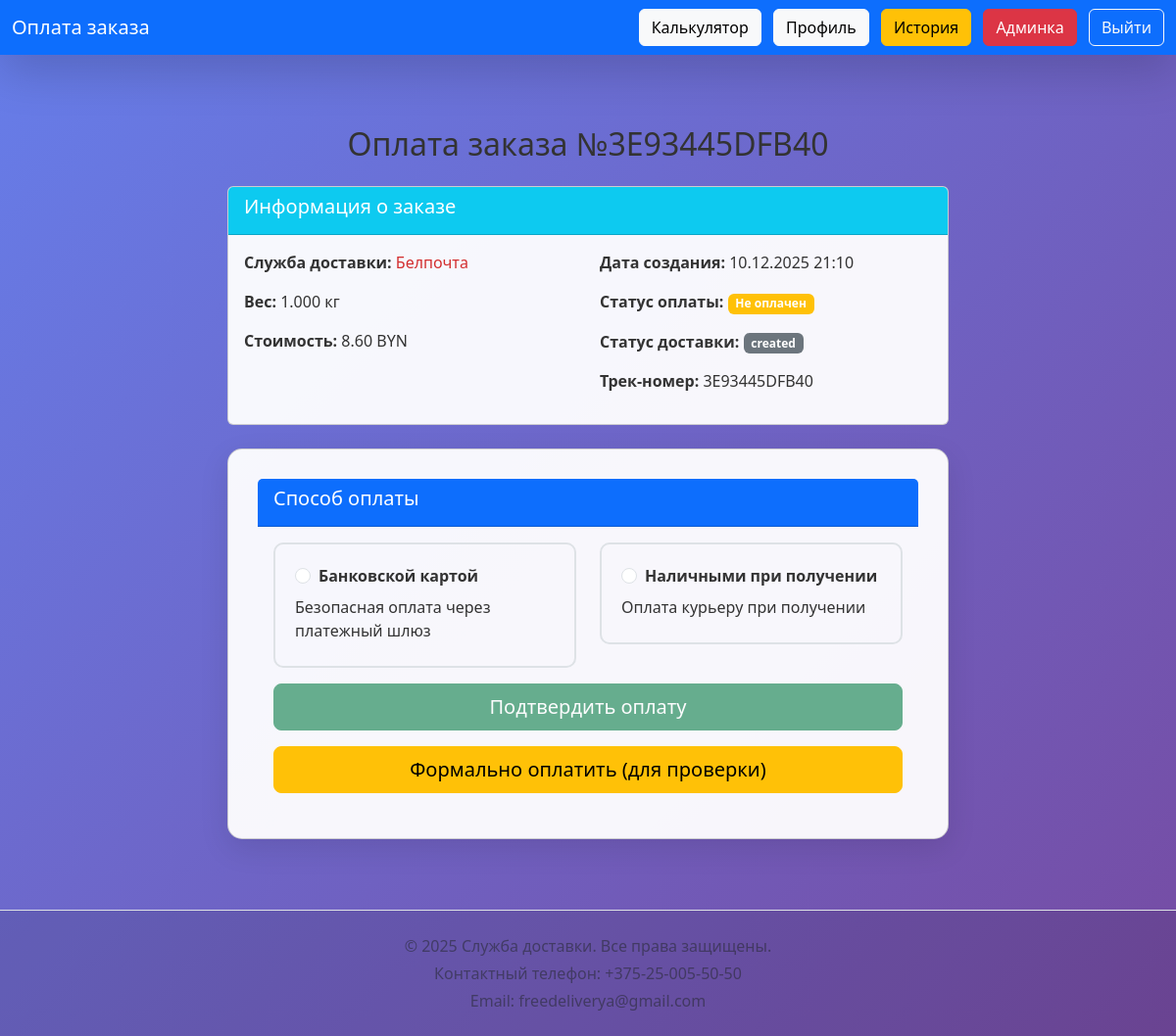
Page /payment.php?track=3E93445DFB40 (signed in) on the committed database.
### tables this page shows
CREATE TABLE `orders` (
  `id` int(11) NOT NULL,
  `user_id` int(11) DEFAULT NULL,
  `carrier_id` int(11) DEFAULT NULL,
  `from_office` int(11) DEFAULT NULL,
  `to_office` int(11) DEFAULT NULL,
  `weight` decimal(8,3) DEFAULT NULL,
  `cost` decimal(10,2) DEFAULT NULL,
  `delivery_hours` decimal(8,2) DEFAULT NULL,
  `track_number` varchar(20) DEFAULT NULL,
  `created_at` datetime DEFAULT current_timestamp(),
  `payment_status` varchar(20) DEFAULT 'pending',
  `tracking_status` varchar(50) DEFAULT 'created',
  `full_name` varchar(255) DEFAULT NULL,
  `home_address` text DEFAULT NULL,
  `pickup_city` varchar(100) DEFAULT NULL,
  `pickup_address` text DEFAULT NULL,
  `delivery_city` varchar(100) DEFAULT NULL,
  `delivery_address` text DEFAULT NULL,
  `desired_date` date DEFAULT NULL,
  `insurance` tinyint(1) DEFAULT 0,
  `packaging` tinyint(1) DEFAULT 0,
  `fragile` tinyint(1) DEFAULT 0,
  `payment_method` varchar(50) DEFAULT 'cash',
  `comment` text DEFAULT NULL
);

CREATE TABLE `carriers` (
  `id` int(11) NOT NULL,
  `name` varchar(100) NOT NULL,
  `color` varchar(7) NOT NULL,
  `max_weight` decimal(6,2) NOT NULL,
  `base_cost` decimal(8,2) NOT NULL,
  `cost_per_kg` decimal(8,3) NOT NULL,
  `cost_per_km` decimal(8,4) NOT NULL,
  `speed_kmh` decimal(6,2) NOT NULL,
  `description` text DEFAULT NULL
);

### payment.php (the view, shortened to what this page needs)
<?php
require 'db.php';
$user = $_SESSION['user'];
$order_id = $_GET['order_id'] ?? null;
$track_number = $_GET['track'] ?? null;
if ($order_id) {
    $stmt = $db->prepare("SELECT * FROM orders WHERE id = ? AND user_id = ?");
    $stmt->execute([$order_id, $user['id']]);
    $order = $stmt->fetch();
} elseif ($track_number) {
    $stmt = $db->prepare("SELECT * FROM orders WHERE track_number = ? AND user_id = ?");
    $stmt->execute([$track_number, $user['id']]);
    $order = $stmt->fetch();
} else {
    header('Location: history.php');
    exit;
}
$success = false;
$carrier_stmt = $db->prepare("SELECT * FROM carriers WHERE id = ?");
$carrier_stmt->execute([$order['carrier_id']]);
$carrier = $carrier_stmt->fetch();
?>
<!DOCTYPE html>
<html lang="ru">
<head>
    <link href="https://cdn.jsdelivr.net/npm/bootstrap@5.3.3/dist/css/bootstrap.min.css" rel="stylesheet">
    <link href="assets/css/style.css" rel="stylesheet">
</head>
<body>
<nav class="navbar navbar-dark bg-primary shadow-lg fixed-top">
    <div class="container-fluid">
        <a class="navbar-brand">Оплата заказа</a>
        <div>
            <a href="calculator.php" class="btn btn-light me-2">Калькулятор</a>
            <a href="profile.php" class="btn btn-light me-2">Профиль</a>
            <a href="history.php" class="btn btn-warning me-2">История</a>
            <?php if($user['role']==='admin'): ?>
                <a href="admin/index.php" class="btn btn-danger me-2">Админка</a>
            <?php endif; ?>
            <a href="logout.php" class="btn btn-outline-light">Выйти</a>
        </div>
    </div>
</nav>
<div style="height: 80px;"></div>
<div class="container mt-5">
    <div class="row">
        <div class="col-md-8 mx-auto">
            <?php if ($success): ?>
                <div class="card bg-success text-white text-center p-5 mb-5">
                    <h2 class="text-white">Платеж подтвержден!</h2>
                    <p class="lead text-white">Ваш заказ №<?= htmlspecialchars($order['track_number']) ?> оплачен и принят в обработку</p>
                    <h3 class="text-warning"><?= number_format($order['cost'], 2) ?> BYN</h3>
                    <p class="text-white">Спасибо за доверие к нашей службе доставки!</p>
                    <a href="history.php" class="btn btn-light btn-lg mt-3">Перейти в историю заказов</a>
                </div>
            <?php else: ?>
                <h2 class="text-center mb-4">Оплата заказа №<?= htmlspecialchars($order['track_number']) ?></h2>
                <div class="card mb-4">
                    <div class="card-header bg-info text-white">
                        <h5>Информация о заказе</h5>
                    </div>
                    <div class="card-body">
                        <div class="row">
                            <div class="col-md-6">
                                <p><strong>Служба доставки:</strong>
                                    <span style="color: <?= $carrier['color'] ?>"><?= htmlspecialchars($carrier['name']) ?></span>
                                </p>
                                <p><strong>Вес:</strong> <?= $order['weight'] ?> кг</p>
                                <p><strong>Стоимость:</strong> <?= number_format($order['cost'], 2) ?> BYN</p>
                            </div>
                            <div class="col-md-6">
                                <p><strong>Дата создания:</strong> <?= date('d.m.Y H:i', strtotime($order['created_at'])) ?></p>
                                <p><strong>Статус оплаты:</strong>
                                    <span class="badge bg-<?= (isset($order['payment_status']) && $order['payment_status'] === 'paid') ? 'success' : 'warning' ?>">
                                        <?= (isset($order['payment_status']) && $order['payment_status'] === 'paid') ? 'Оплачен' : 'Не оплачен' ?>
                                    </span>
                                </p>
                                <p><strong>Статус доставки:</strong>
                                    <span class="badge bg-<?=
                                        (isset($order['tracking_status']) && in_array(strtolower($order['tracking_status']), ['delivered', 'доставлен'])) ? 'success' :
                                        ((isset($order['tracking_status']) && in_array(strtolower($order['tracking_status']), ['in_transit', 'в пути'])) ? 'warning' :
                                        ((isset($order['tracking_status']) && in_array(strtolower($order['tracking_status']), ['paid', 'оплачен'])) ? 'info' :
                                        'secondary'))
                                    ?>">
                                        <?= htmlspecialchars($order['tracking_status'] ?? 'Создан') ?>
                                    </span>
                                </p>
                                <p><strong>Трек-номер:</strong> <?= htmlspecialchars($order['track_number']) ?></p>
                            </div>
                        </div>
                    </div>
                </div>
                <div class="card payment-card mb-4">
                    <div class="card-header bg-primary text-white">
                        <h5>Способ оплаты</h5>
                    </div>
                    <div class="card-body">
                        <div class="row">
                            <div class="col-md-6 mb-3">
                                <div class="payment-method" onclick="selectPaymentMethod('card')">
                                    <div class="form-check">
                                        <input class="form-check-input" type="radio" name="payment_method" id="card" value="card">
                                        <label class="form-check-label fw-bold" for="card">
                                            Банковской картой
                                        </label>
                                    </div>
                                    <div class="mt-2">
                                        <p class="mb-1">Безопасная оплата через платежный шлюз</p>
                                    </div>
                                </div>
                            </div>
                            <div class="col-md-6 mb-3">
                                <div class="payment-method" onclick="selectPaymentMethod('cash')">
                                    <div class="form-check">
                                        <input class="form-check-input" type="radio" name="payment_method" id="cash" value="cash">
                                        <label class="form-check-label fw-bold" for="cash">
                                            Наличными при получении
                                        </label>
                                    </div>
                                    <div class="mt-2">
                                        <p class="mb-1">Оплата курьеру при получении</p>
                                    </div>
                                </div>
                            </div>
                        </div>
                        <form method="POST" id="payment-form">
                            <button type="submit" class="btn btn-success btn-lg w-100" id="pay-button" disabled>
                                Подтвердить оплату
                            </button>
                        </form>
                        <button class="btn btn-warning btn-lg w-100 mt-3" onclick="confirmPayment()">
                            Формально оплатить (для проверки)
                        </button>
                    </div>
                </div>
            <?php endif; ?>
        </div>
    </div>
</div>
<footer class="footer mt-5 py-4 bg-light border-top">
    <div class="container text-center">
        <p class="mb-1 text-muted" style="opacity: 0.7;">&copy; 2025 Служба доставки. Все права защищены.</p>
        <p class="mb-1 text-muted" style="opacity: 0.7;">Контактный телефон: +375-25-005-50-50</p>
        <p class="mb-0 text-muted" style="opacity: 0.7;">Email: freedeliverya@gmail.com</p>
    </div>
</footer>
</body>
</html>

### assets/css/style.css (style rules this page uses)
:root { --bg-light: linear-gradient(135deg, #667eea, #764ba2); --bg-dark: linear-gradient(135deg, #0f0f1e, #1a1a2e); --card-light: rgba(255,255,255,0.95); --card-dark: #16213e; --text-light: #333; --text-dark: #e0e0e0; --border-selected: #ffd700; --footer-bg: rgba(0,0,0,0.1); --footer-bg-dark: rgba(0,0,0,0.3); }
body { background: var(--bg-light); color: var(--text-light); min-height: 100vh; display: flex; flex-direction: column; transition: all 0.4s; font-family: 'Segoe UI', sans-serif; }
body, .main-content { flex: 1; display: flex; flex-direction: column; }
.card, .table { background: var(--card-light) !important; color: var(--text-light); }
.footer { background-color: var(--footer-bg) !important; color: var(--text-light) !important; margin-top: auto; }

### payment.php (style rules this page uses)
.payment-card { background: rgba(255,255,255,0.95); border-radius: 15px; padding: 30px; box-shadow: 0 10px 30px rgba(0,0,0,0.1); }
.payment-method { border: 2px solid #dee2e6; border-radius: 10px; padding: 20px; cursor: pointer; transition: all 0.3s; }

### rows in the picture
orders: track_number "3E93445DFB40", weight "1.000", cost "8.60", created_at "10.12.2025 21:10", tracking_status "created"
carriers: name "Белпочта"
